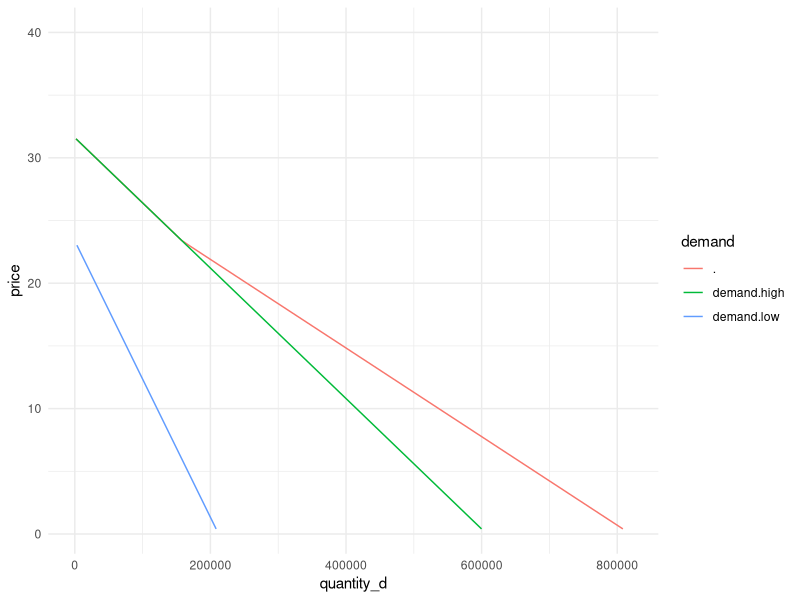
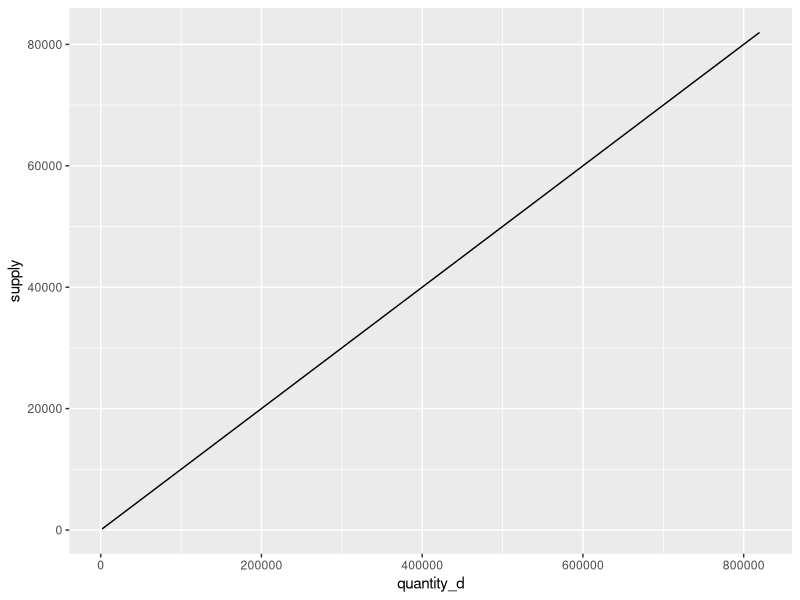

These charts were generated, in order, by the following R code:
## ---- chunk 1
knitr::opts_chunk$set(echo = TRUE)

library(tidyverse)
library(here)

options(scipen = 999)
## ---- chunk 2
# read in the data
data <- read_csv(here('data/HW3_data.csv')) %>% 
  select(!1) 

# perform a linear fit
low.model <- lm(Price_Cents ~ Q_Low_Kwh, data)
high.model <- lm(Price_Cents ~ Q_High_Kwh, data)
## ---- chunk 3
# convert price to demand
demand <- function(price, model) {
  q <- (price - model$coefficients[[1]]) / model$coefficients[[2]]
  q <- ifelse(q < 0, 0, q)
  return(q)
}

# calculate aggregate demand
demand_agg <- function(price) {
  q <- demand(price, low.model) + demand(price, high.model)
  return(q)
}

# calculate consumer surplus
cs <- function(price, model) {
  q <- demand(price, model)
  cs <- 0.5 * (model$coefficients[[1]]) / model
  return(cs)
}

# aggregate consumer surplus
cs_agg <- function(price){
  cs <- cs(price, low.model) + cs(price, model.high)
  return(cs)
}
## ---- chunk 4
# function that converts quantity in lbs to metric tons and returns mec
mec <- function(q, p){
  q_ton <- q / 2204.62
  p_kwh <- q_ton * p
  return(p_kwh)
}

round(mec(0.85, 51), 4)
## ---- chunk 5
price <- seq(0, 40, length.out = 100)
agg_demand <- demand_agg(price) %>% 
  as.data.frame() %>% 
  cbind(price) %>% 
  mutate(demand.low = demand(price, low.model),
         demand.high = demand(price, high.model)) %>% 
  pivot_longer(c(., demand.low, demand.high),
               names_to = 'demand',
               values_to = 'quantity_d') 

agg_demand[agg_demand == 0] <- NA

supply <- agg_demand %>% 
  select(demand, quantity_d) %>% 
  filter(demand == '.') %>% 
  mutate(supply = 0.1 * quantity_d)


ggplot(agg_demand) +
  geom_line(aes(x = quantity_d, y = price, color = demand)) +
  theme_minimal()

ggplot(supply) +
  geom_line(aes(x = quantity_d, y = supply))  
